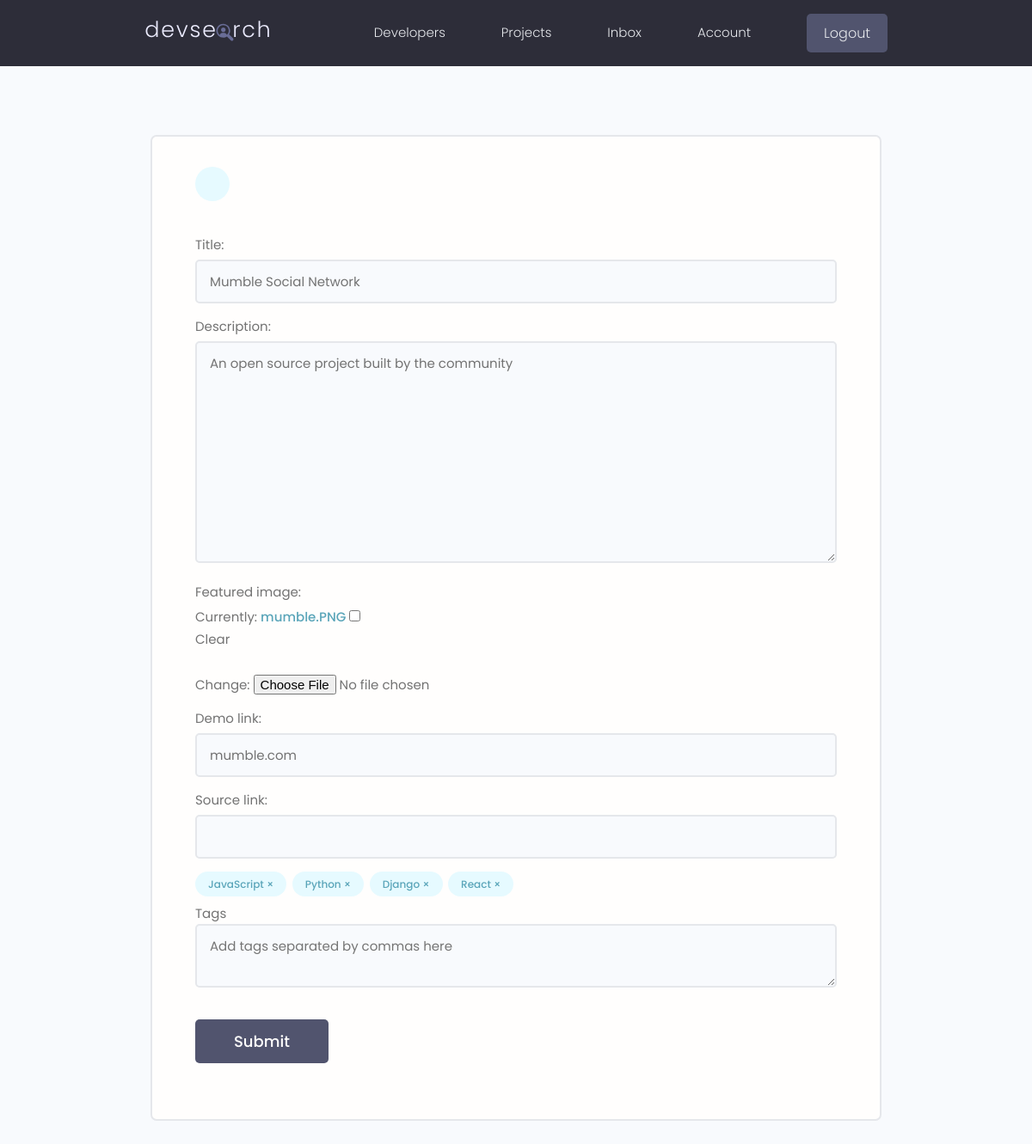
/project/update-project/a32be469-c5d7-461d-9c14-f23846f2f616 (signed in), run on the app's committed database.
### project/models.py (models this page shows, shortened)
class Project(models.Model):
    id = models.UUIDField(default=uuid.uuid4,
                          primary_key=True, unique=True, editable=False)
    owner = models.ForeignKey(Developer, null=True,
                              blank=True, on_delete=models.CASCADE)
    title = models.CharField(max_length=200, unique=True)
    description = models.TextField(null=True, blank=True)
    featured_image = models.ImageField(
        null=True, blank=True, default='default.jpg')
    demo_link = models.CharField(max_length=2000, null=True, blank=True)
    source_link = models.CharField(max_length=2000, null=True, blank=True)
    tags = models.ManyToManyField('Tag', blank=True)
    vote_total = models.IntegerField(default=0, null=True, blank=True)
    vote_ratio = models.IntegerField(default=0, null=True, blank=True)
    created = models.DateTimeField(auto_now_add=True)
    class Meta:
        ordering = ['-vote_ratio']

class Tag(models.Model):
    id = models.UUIDField(default=uuid.uuid4,
                          primary_key=True, unique=True, editable=False)
    name = models.CharField(max_length=200)
    created = models.DateTimeField(auto_now_add=True)

### project/views.py (the view, shortened to what this page needs)
@ login_required(login_url='developer:login')
def update_project(request, pk):
    developer = request.user.developer
    project = developer.project_set.get(pk=pk)
    form = ProjectForm(instance=project)
    context = {'form': form, 'project': project}
    template = 'project/project_form.html'
    return render(request, template, context)

### project/forms.py
class ProjectForm(ModelForm):
    class Meta:
        model = Project
        fields = ['title', 'description', 'featured_image',
                  'demo_link', 'source_link']
        widgets = {
            'tags': forms.CheckboxSelectMultiple(),
        }
    def __init__(self, *args, **kwargs):
        super(ProjectForm, self).__init__(*args, **kwargs)
        for name, field in self.fields.items():
            field.widget.attrs.update({'class': 'input'})

### project/templates/project/project_form.html (shortened to what this page needs)
{% extends 'main.html'%}
{% load static%}
{% block content %}
<main class="formPage my-xl">
    <div class="content-box">
        <div class="formWrapper">
            <a class="backButton" href="{% url 'developer:account' %}"></a>
            <br>
            <form class="form" method="POST" enctype="multipart/form-data">
                {% for field in form %}
                <div class="form__field">
                    <label for="formInput#text">{{field.label}}: </label>
                    {{ field }}
                </div>
                {% endfor %}
                <div id="form__field">
                    {% for tag in project.tags.all %}
                    <div class="tag tag--pill tag--main project-tag" data-tag="{{ tag.id }}"
                        data-project="{{ project.id }}">
                        {{ tag.name }} &#215;
                    </div>
                    {% endfor %}
                </div>
                <div id="form__field">
                    <label for="formInput#text">Tags</label>
                    <textarea class="input" placeholder="Add tags separated by commas here" name="newtags"></textarea>
                </div>
                <input class="btn btn--sub btn--lg  my-md" type="submit" value="Submit" />
            </form>
        </div>
    </div>
</main>
{% endblock content %}

### static/styles/app.css (style rules this page uses)
:root { --color-sub: #2d2d39; }
.btn--sub { background-color: var(--color-sub-light); }
.content-box { width: 95%; max-width: 85rem; margin: 0 auto; }
.backButton { background: var(--color-main-light); color: var(--color-main); width: 4rem; height: 4rem; display: flex; align-items: center; justify-content: center; border-radius: 50%; }
.formPage .formWrapper { list-style: none; background: var(--color-white); padding: 3.5rem 5rem; border: 2px solid var(--color-light); border-radius: 0.7rem; }

### static/uikit/styles/modules/_variables.css (style rules this page uses)
:root { --color-main: #5aa5b9; --color-main-light: #e6faff; --color-sub: #3f4156; --color-sub-light: #51546e; --color-sub-lighter: #ededfd; --color-text: #737373; --color-gray: #8b8b8b; --color-light: #e5e7eb; --color-light-gray: #767676; --color-bg: #f8fafd; --color-white: #fffefd; --color-white-light: #f3f3f3; --color-success: #359e64; --color-success-bg: #def8e8; --color-error: #fc4b0b; --color-error-bg: #fff2ee; --font-base: 'Poppins', arial, helvetica, 'Segoe UI', roboto, ubuntu, sans-serif; --font-monospace: 'Fira Code', 'Courier New', courier, monospace; --font-regular: 300; --font-medium: 500; --font-bold: 700; --generic-shadow: 1px 1px 5px #00000010; --generic-transition: all 0.3s ease-in-out; }

### static/uikit/styles/modules/_base.css (style rules this page uses)
* { margin: 0; padding: 0; box-sizing: border-box; text-rendering: optimizeLegibility; color: inherit; font-size: inherit; }
html { font-size: 50%; }
@media only screen and (min-width: 480px) { html { font-size: 56.25%; } }
@media only screen and (min-width: 1200px) { html { font-size: 62.5%; } }
body { line-height: 1.6; font-weight: 400; font-size: 1.5rem; color: var(--color-text); background-color: var(--color-bg); min-height: 100vh; }

### static/uikit/styles/modules/_typography.css (style rules this page uses)
* { font-family: var(--font-base); }
a { padding-bottom: 2px; text-decoration: none; display: inline-block; color: var(--color-main); font-weight: var(--font-medium); }

### static/uikit/styles/modules/_utilities.css (style rules this page uses)
.my-md { margin: 3rem auto; }
.my-xl { margin: 8rem auto; }

### static/uikit/styles/modules/_button.css (style rules this page uses)
.btn { display: inline-block; position: relative; cursor: pointer; background-color: var(--color-light); font-weight: var(--font-medium); color: var(--color-sub); text-decoration: none; padding: 1rem 2rem; border-radius: 0.5rem; border: none; width: -webkit-fit-content; width: -moz-fit-content; width: fit-content; height: -webkit-fit-content; height: -moz-fit-content; height: fit-content; font-size: 1.6rem; outline-width: 0; outline-color: transparent; -webkit-backface-visibility: hidden; backface-visibility: hidden; transition: all 0.3s ease-in-out; }
.btn--sub { background-color: var(--color-sub); color: var(--color-white); }
.btn--lg { font-size: 1.8rem; padding: 1.2rem 4.5rem; }

### static/uikit/styles/modules/_form.css (style rules this page uses)
.form { display: block; }
.form__field { margin-top: 1.5rem; margin-bottom: 1.5rem; }
.form__label, .form__field > label { display: block; margin-bottom: 0.5rem; color: var(--color-text); }
input.input[type='text'], input.input[type='email'], input.input[type='password'], input.input[type='number'], textarea.input { min-width: 24rem; width: 100%; padding: 1.2rem 1.5rem; border-radius: 0.5rem; border: 2px solid var(--color-light); transition: all 0.3s ease-in-out; background-color: var(--color-bg); }

### static/uikit/styles/modules/_tag.css (style rules this page uses)
.tag { display: inline-flex; align-items: center; background-color: var(--color-sub); height: -webkit-fit-content; height: -moz-fit-content; height: fit-content; width: -webkit-fit-content; width: -moz-fit-content; width: fit-content; border-radius: 0.5rem; padding: 0.5rem 1.5rem; font-size: 1.2rem; cursor: pointer; }
.tag:not(:last-child) { margin-right: 0.25rem; margin-bottom: 0.75rem; }
.tag--pill { border-radius: 5rem; }
.tag--main, .tag--main > small { background: var(--color-main-light); color: var(--color-main); font-weight: 500; }

### data on the page
Project: form "Mumble Social Network" "An open source project built by the community" "mumble.com"
Tag: name "JavaScript"
Tag: name "Python"
Tag: name "Django"
Tag: name "React"

### other printed values
{{ field.label }} "Title" "Description" "Featured image" "Demo link" "Source link"
